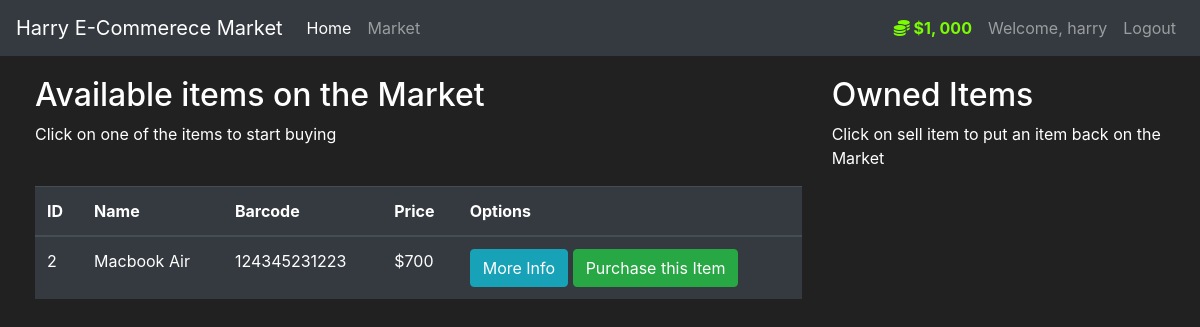
/market (signed in), run on an earlier commit of the app's database.
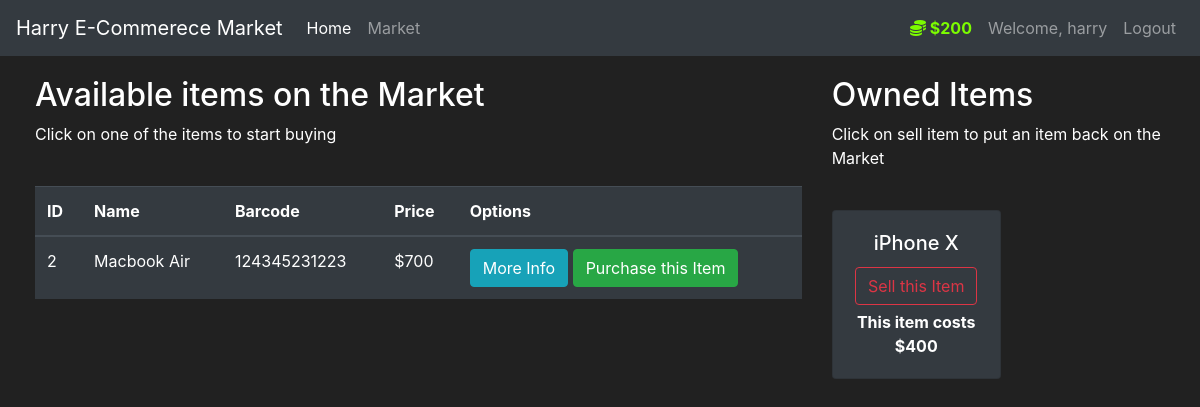
And on a later commit of the database.
### market/models.py (models this page shows, shortened)
class User(db.Model, UserMixin):
    id = db.Column(db.Integer(), primary_key=True)
    username = db.Column(db.String(length=30), nullable=False, unique=True)
    email_address = db.Column(db.String(length=50), nullable=False, unique=True)
    password_hash = db.Column(db.String(length=60), nullable=False)
    budget = db.Column(db.Integer(), nullable=False, default=1000)
    items = db.relationship('Item', backref='owned_user', lazy=True)
    @property
    def prettier_budget(self):
        if len(str(self.budget)) >= 4:
            return f'${str(self.budget)[:-3]}, {str(self.budget)[-3:]}'
        else:
            return f'${self.budget}'
    @property
    def password(self):
        return self.password

class Item(db.Model):
    id = db.Column(db.Integer(), primary_key=True)
    name = db.Column(db.String(length=30), nullable=False, unique=True)
    price = db.Column(db.Integer(), nullable=False)
    barcode = db.Column(db.String(length=12), nullable=False, unique=True)
    description = db.Column(db.String(length=1024), nullable=False, unique=True)
    owner = db.Column(db.Integer(), db.ForeignKey('user.id'))

### market/routes.py (the view, shortened to what this page needs)
@app.route('/market', methods=['GET', 'POST'])
@login_required
def market_page():
    purchase_form = PurchaseItemForm()
    selling_form = SellItemForm()
    if request.method == "GET":
        items = Item.query.filter_by(owner=None)
        owned_items = Item.query.filter_by(owner=current_user.id)
        return render_template('market.html', items=items, purchase_form=purchase_form, owned_items=owned_items,  selling_form=selling_form)

### market/models.py (called while the page is built)
@login_manager.user_loader
def load_user(user_id):
    return User.query.get(int(user_id))

### market/templates/market.html (shortened to what this page needs)
{% extends 'base.html' %}
{% block content %}
<div class="row" style="margin-top:20px; margin-left:20px">
   <div class="col-8">
       <h2>Available items on the Market</h2>
       <p>Click on one of the items to start buying</p>
       <br>
      <table class="table table-hover table-dark">
         <thead>
            <tr>
               <th scope="col">ID</th>
               <th scope="col">Name</th>
               <th scope="col">Barcode</th>
               <th scope="col">Price</th>
               <th scope="col">Options</th>
            </tr>
         </thead>
         <tbody>
            {% for item in items %}
            <tr>
               <td>{{ item.id }}</td>
               <td>{{ item.name }}</td>
               <td>{{ item.barcode }}</td>
               <td>${{ item.price }}</td>
               <td>
                  <button class="btn btn-outline btn-info" data-toggle="modal" data-target="#Modal-MoreInfo-{{ item.id }}">More Info</button>
                  <button class="btn btn-outline btn-success" data-toggle="modal" data-target="#Modal-PurchaseConfirm-{{ item.id }}">Purchase this Item</button>
               </td>
            </tr>
            {% endfor %}
         </tbody>
      </table>
   </div>
   <div class="col-4">
        <h2>Owned Items</h2>
        <p>Click on sell item to put an item back on the Market</p>
        <br>
        <div class="row">
           {% for owned_item in owned_items %}
             <div class="col-md-6">
                 <div style="margin-bottom: 5px" class="card text-center bg-dark">
                      <div class="card-body">
                          <h5 class="card-title">{{ owned_item.name }}</h5>
                          <button type="button" class="btn btn-outline-danger" style="margin-bottom: 5px"
                                  data-toggle="modal" data-target="#Modal-SellingConfirm-{{ owned_item.id }}">
                              Sell this Item
                          </button>
                          <p class="card-text"><strong>
                              This item costs ${{ owned_item.price }}
                          </strong></p>
                      </div>
                  </div>
             </div>
           {% endfor %}
        </div>
   </div>
</div>
{% endblock %}

### market/templates/base.html (shortened to what this page needs)
<!doctype html>
<html lang="en">
   <head>
      <link rel="stylesheet" href="https://cdn.jsdelivr.net/npm/bootstrap@4.5.3/dist/css/bootstrap.min.css">
   </head>
   <body>
    <nav class="navbar navbar-expand-md navbar-dark bg-dark">
        <a class="navbar-brand" href="#">Harry E-Commerece Market</a>
        <div class="collapse navbar-collapse" id="navbarNav">
            <ul class="navbar-nav mr-auto">
                <li class="nav-item active">
                    <a class="nav-link" href="{{ url_for('home_page') }}">Home <span class="sr-only">(current)</span></a>
                </li>
                <li class="nav-item">
                    <a class="nav-link" href="{{ url_for('market_page') }}">Market</a>
                </li>
            </ul>
                {% if current_user.is_authenticated %}
                    <ul class="navbar-nav">
                        <li class="nav-item">
                            <a class="nav-link" style="color: lawngreen; font-weight: bold">
                                <i class="fas fa-coins"></i>
                                {{ current_user.prettier_budget }}
                            </a>
                        </li>
                        <li class="nav-item">
                            <a class="nav-link">Welcome, {{ current_user.username }}</a>
                        </li>
                        <li class="nav-item">
                            <a class="nav-link" href="{{ url_for('logout_page') }}">Logout</a>
                        </li>
                    </ul>
                {% endif %}
        </div>
      </nav>
        {% block content %}
        {% endblock%}
   </body>
</html>

### market/templates/base.html (style rules this page uses)
body { background-color: #212121; color: white }

What changed in the data, as far as the page shows it:
changed User "harry": prettier_budget "$1, 000" → "$200"
now on this page (row edited): Item: name "iPhone X", price "400", shown under "Owned Items"
